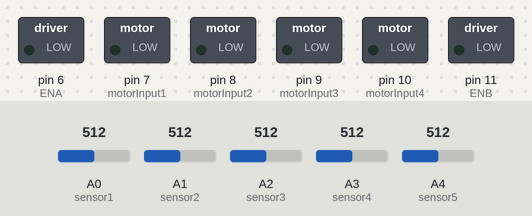
Recording of a sketch running on a simulated Arduino Uno, built with avr-gcc and run on an emulated ATmega328P. On the bench: switched loads named in the sketch (green lamp = pin HIGH). The test bench sets the inputs (shaded band); at power-on: A0 (sensor1) = 512, A1 (sensor2) = 512, A2 (sensor3) = 512, A3 (sensor4) = 512, A4 (sensor5) = 512. What the sketch prints to the serial monitor is not drawn.

Above: at 0.1 s.
At 1.6 s:
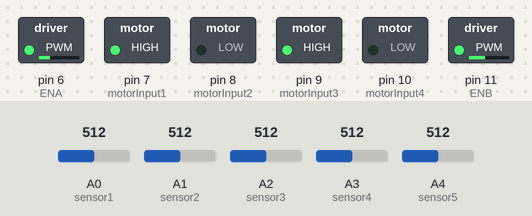
Timing chart, 0 to 3.1 s (numbered marks = the images above):
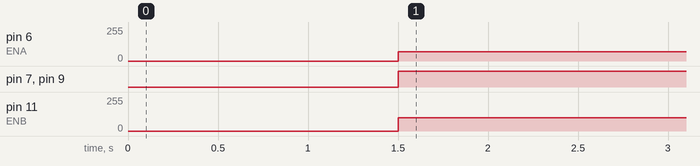

The sketch:

code_do_line_version3.ino
```cpp
//đường đen vòng tròn khép kín
// IR Sensors_ Khai báo 5 chân của sensor
int sensor1 = A0;      // Left most sensor
int sensor2 = A1;
int sensor3 = A2;
int sensor4 = A3;
int sensor5 = A4;      // Right most sensor
// Initial Values of Sensors_ Khai báo mảng giá trị của sensor
int sensor[5] = {0, 0, 0,0 , 0};

// Motor Variables_ Khai báo 4 chân động cơ và 2 chân điều khiển
int ENA = 6;              //Motor Trái
int motorInput1 = 7;
int motorInput2 = 8;
int motorInput3 = 9;
int motorInput4 = 10;
int ENB = 11;             //Motor Phải

//Initial Speed of Motor- Khơi tao gtri tốc độ quay
int initial_motor_speed = 100;


// PID Constants_ Các hằng số PID
float Kp = 25;
float Ki = 0;
float Kd = 15;

float error = 0, P = 0, I = 0, D = 0, PID_value = 0;
float previous_error = 0, previous_I = 0;

int flag = 0;

void setup()
{
  pinMode(sensor1, INPUT);
  pinMode(sensor2, INPUT);
  pinMode(sensor3, INPUT);
  pinMode(sensor4, INPUT);
  pinMode(sensor5, INPUT);

  pinMode(motorInput1, OUTPUT);
  pinMode(motorInput2, OUTPUT);
  pinMode(motorInput3, OUTPUT);
  pinMode(motorInput4, OUTPUT);
  pinMode(ENA, OUTPUT);
  pinMode(ENB, OUTPUT);


  Serial.begin(9600);                     //setting serial monitor at a default baund rate of 9600
  delay(500);
  Serial.println("Started !!");
  delay(1000);
}
void loop()
{
  read_sensor_values();
  Serial.print(error);
  calculate_pid();                  // Tính giá trị PID
  motor_control();                  // Điều chỉnh motor theo giá trị PID mới tính, cho xe chạy thẳng

}


void read_sensor_values()
{
  sensor[0] = analogRead(sensor1);
  sensor[1] = analogRead(sensor2);
  sensor[2] = analogRead(sensor3);
  sensor[3] = analogRead(sensor4);
  sensor[4] = analogRead(sensor5);

// trường hợp bị lệch phải
  if ((sensor[0] == 1) && (sensor[1] == 0) && (sensor[2] == 0) && (sensor[3] == 0) && (sensor[4] == 0))
    error = -4;
  else if ((sensor[0] == 1) && (sensor[1] == 1) && (sensor[2] == 0) && (sensor[3] == 0) && (sensor[4] == 0))
    error = -3;
  else if ((sensor[0] == 0) && (sensor[1] == 1) && (sensor[2] == 0) && (sensor[3] == 0) && (sensor[4] == 0))
    error = -2;
  else if ((sensor[0] == 0) && (sensor[1] == 1) && (sensor[2] == 1) && (sensor[3] == 0) && (sensor[4] == 0))
    error = -1;
    //trường hợp xe đi vào chính giữa đường đen
  else if ((sensor[0] == 0) && (sensor[1] == 0) && (sensor[2] == 1) && (sensor[3] == 0) && (sensor[4] == 0))
    error = 0;
    // trường hợp xe bị lệch sáng trái
  else if ((sensor[0] == 0) && (sensor[1] == 0) && (sensor[2] == 1) && (sensor[3] == 1) && (sensor[4] == 0))
    error = 1;
  else if ((sensor[0] == 0) && (sensor[1] == 0) && (sensor[2] == 0) && (sensor[3] == 1) && (sensor[4] == 0))
    error = 2;
  else if ((sensor[0] == 0) && (sensor[1] == 0) && (sensor[2] == 0) && (sensor[3] ==1) && (sensor[4] == 1))  // lệch trái nhiều
    error = 3;
  else if ((sensor[0] == 0) && (sensor[1] == 0) && (sensor[2] == 0) && (sensor[3] == 0) && (sensor[4] == 1))  // lệch trái nhiều
    error = 4;

  // trượng hợp xe không còn trên vạch kẻ đen
  else if ((sensor[0] == 0) && (sensor[1] == 0) && (sensor[2] == 0) && (sensor[3] == 0) && (sensor[4] == 0))
    error = 100;
  }

void calculate_pid()
{
  P = error;
  I = I + previous_I;
  D = error - previous_error;

  PID_value = (Kp * P) + (Ki * I) + (Kd * D); // er =3; PID = 120 motor phải chay nhanh hơn

  previous_I = I;
  previous_error = error;
}

void motor_control()// hàm điều khiển tốc độ
{
  // Calculating the effective motor speed:

  int left_motor_speed = initial_motor_speed - PID_value;   //-30
  int right_motor_speed = initial_motor_speed + PID_value;  //210

  // The motor speed should not exceed the max PWM value
  left_motor_speed = constrain(left_motor_speed, 0, 255);   //0
  right_motor_speed = constrain(right_motor_speed, 0, 255); //210


  analogWrite(ENA, left_motor_speed-30); //Left Motor Speed    //0
  analogWrite(ENB, right_motor_speed); //Right Motor Speed  //120

  //following lines of code are to make the bot move forward
  forward();
}

void forward()//xe đi thẳng phía trước
{
  /*The pin numbers and high, low values might be different depending on your connections */
  digitalWrite(motorInput1, HIGH);
  digitalWrite(motorInput2, LOW);
  digitalWrite(motorInput3, HIGH);
  digitalWrite(motorInput4, LOW);
}
// void reverse()//xe đi vòng ngược lại
// {
//   /*The pin numbers and high, low values might be different depending on your connections */
//   digitalWrite(motorInput1, LOW);
//   digitalWrite(motorInput2, HIGH);
//   digitalWrite(motorInput3, LOW);
//   digitalWrite(motorInput4, HIGH);
// }
void right()//xe rẽ phải
{
  /*The pin numbers and high, low values might be different depending on your connections */
  digitalWrite(motorInput1, HIGH);
  digitalWrite(motorInput2, LOW);
  digitalWrite(motorInput3, LOW);
  digitalWrite(motorInput4, LOW);
}
void left()//xe rẽ trái
{
  /*The pin numbers and high, low values might be different depending on your connections */
  digitalWrite(motorInput1, LOW);
  digitalWrite(motorInput2, LOW);
  digitalWrite(motorInput3, HIGH);
  digitalWrite(motorInput4, LOW);
}

void stop_bot()//dừng xe
{
  /*The pin numbers and high, low values might be different depending on your connections */
  digitalWrite(motorInput1, LOW);
  digitalWrite(motorInput2, LOW);
  digitalWrite(motorInput3, LOW);
  digitalWrite(motorInput4, LOW);
}
```

Measured:
- by itself, pin 6 (ENA): 0/255 → 70/255 at 1.5 s
- by itself, pin 7 (motorInput1), pin 9 (motorInput3): LOW → HIGH at 1.5 s
- by itself, pin 11 (ENB): 0/255 → 100/255 at 1.5 s
